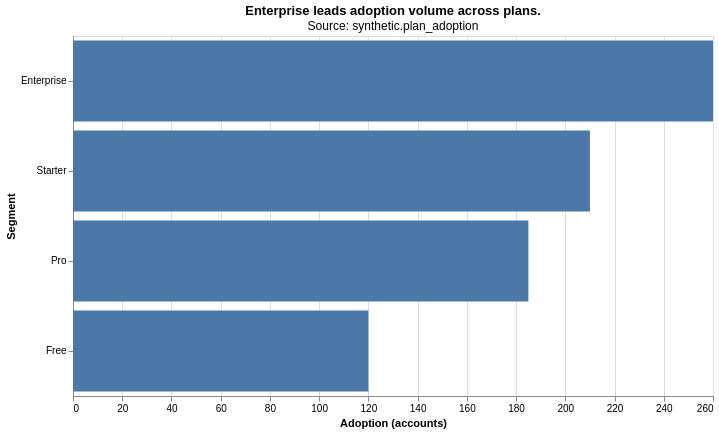

Describe this chart as a Vega-Lite specification.
### Vega-Lite specification from a JSON file in a GitHub repository (floating-point values rounded to 4 significant figures)
{"config": {"view": {"continuousWidth": 300, "continuousHeight": 300}}, "data": {"name": "data-8c4e9aa994fcc77756e77dbfefc5a8a9"}, "mark": {"type": "bar"}, "encoding": {"tooltip": [{"field": "segment", "type": "nominal"}, {"field": "adoption", "type": "quantitative"}], "x": {"field": "adoption", "scale": {"zero": true}, "title": "Adoption (accounts)", "type": "quantitative"}, "y": {"field": "segment", "sort": "-x", "title": "Segment", "type": "nominal"}}, "height": 360, "title": {"text": "Enterprise leads adoption volume across plans.", "subtitle": ["Source: synthetic.plan_adoption"]}, "width": 640, "$schema": "https://vega.github.io/schema/vega-lite/v5.8.0.json", "datasets": {"data-8c4e9aa994fcc77756e77dbfefc5a8a9": [{"segment": "Free", "adoption": 120}, {"segment": "Starter", "adoption": 210}, {"segment": "Pro", "adoption": 185}, {"segment": "Enterprise", "adoption": 260}]}}
